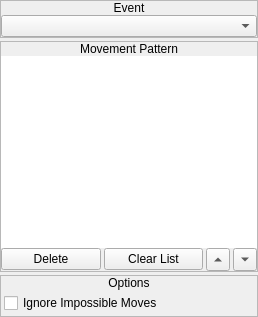
       <widget class="QWidget" name="widget_37" native="true">
        <layout class="QVBoxLayout" name="verticalLayout_7">
         <property name="spacing">
          <number>3</number>
         </property>
         <property name="margin">
          <number>0</number>
         </property>
         <item>
          <widget class="QFrame" name="frame_3">
           <property name="sizePolicy">
            <sizepolicy hsizetype="Preferred" vsizetype="Fixed">
             <horstretch>0</horstretch>
             <verstretch>0</verstretch>
            </sizepolicy>
           </property>
           <property name="frameShape">
            <enum>QFrame::StyledPanel</enum>
           </property>
           <property name="frameShadow">
            <enum>QFrame::Raised</enum>
           </property>
           <layout class="QVBoxLayout" name="verticalLayout_6">
            <property name="spacing">
             <number>0</number>
            </property>
            <property name="margin">
             <number>0</number>
            </property>
            <item>
             <widget class="QLabel" name="label_3">
              <property name="sizePolicy">
               <sizepolicy hsizetype="Preferred" vsizetype="Fixed">
                <horstretch>0</horstretch>
                <verstretch>0</verstretch>
               </sizepolicy>
              </property>
              <property name="text">
               <string>Event</string>
              </property>
              <property name="alignment">
               <set>Qt::AlignCenter</set>
              </property>
             </widget>
            </item>
            <item>
             <widget class="QWidget" name="widget_35" native="true">
              <layout class="QHBoxLayout" name="horizontalLayout_3">
               <property name="spacing">
                <number>0</number>
               </property>
               <property name="margin">
                <number>0</number>
               </property>
               <item>
                <widget class="QComboBox" name="cboxEvents"/>
               </item>
              </layout>
             </widget>
            </item>
           </layout>
          </widget>
         </item>
         <item>
          <widget class="QFrame" name="frame">
           <property name="frameShape">
            <enum>QFrame::StyledPanel</enum>
           </property>
           <property name="frameShadow">
            <enum>QFrame::Raised</enum>
           </property>
           <layout class="QVBoxLayout" name="verticalLayout">
            <property name="spacing">
             <number>0</number>
            </property>
            <property name="margin">
             <number>0</number>
            </property>
            <item>
             <widget class="QLabel" name="label">
              <property name="sizePolicy">
               <sizepolicy hsizetype="Preferred" vsizetype="Fixed">
                <horstretch>0</horstretch>
                <verstretch>0</verstretch>
               </sizepolicy>
              </property>
              <property name="text">
               <string>Movement Pattern</string>
              </property>
              <property name="alignment">
               <set>Qt::AlignCenter</set>
              </property>
             </widget>
            </item>
            <item>
             <widget class="QWidget" name="widget_12" native="true">
              <layout class="QVBoxLayout" name="verticalLayout_2">
               <property name="spacing">
                <number>0</number>
               </property>
               <property name="margin">
                <number>0</number>
               </property>
               <item>
                <widget class="QListWidget" name="lwPattern">
                 <property name="sizePolicy">
                  <sizepolicy hsizetype="Preferred" vsizetype="Preferred">
                   <horstretch>0</horstretch>
                   <verstretch>0</verstretch>
                  </sizepolicy>
                 </property>
                 <property name="frameShape">
                  <enum>QFrame::NoFrame</enum>
                 </property>
                 <property name="editTriggers">
                  <set>QAbstractItemView::NoEditTriggers</set>
                 </property>
                 <property name="dragEnabled">
                  <bool>true</bool>
                 </property>
                 <property name="dragDropMode">
                  <enum>QAbstractItemView::InternalMove</enum>
                 </property>
                 <property name="verticalScrollMode">
                  <enum>QAbstractItemView::ScrollPerPixel</enum>
                 </property>
                 <property name="horizontalScrollMode">
                  <enum>QAbstractItemView::ScrollPerPixel</enum>
                 </property>
                </widget>
               </item>
               <item>
                <widget class="QWidget" name="widget" native="true">
                 <property name="sizePolicy">
                  <sizepolicy hsizetype="Preferred" vsizetype="Fixed">
                   <horstretch>0</horstretch>
                   <verstretch>0</verstretch>
                  </sizepolicy>
                 </property>
                 <layout class="QHBoxLayout" name="horizontalLayout">
                  <property name="spacing">
                   <number>3</number>
                  </property>
                  <property name="margin">
                   <number>0</number>
                  </property>
                  <item>
                   <widget class="QPushButton" name="bDelete">
                    <property name="text">
                     <string>Delete</string>
                    </property>
                   </widget>
                  </item>
                  <item>
                   <widget class="QPushButton" name="bClearList">
                    <property name="text">
                     <string>Clear List</string>
                    </property>
                   </widget>
                  </item>
                  <item>
                   <widget class="QToolButton" name="bMoveSelectedUp">
                    <property name="text">
                     <string>...</string>
                    </property>
                    <property name="arrowType">
                     <enum>Qt::UpArrow</enum>
                    </property>
                   </widget>
                  </item>
                  <item>
                   <widget class="QToolButton" name="bMoveSelectedDown">
                    <property name="text">
                     <string>...</string>
                    </property>
                    <property name="arrowType">
                     <enum>Qt::DownArrow</enum>
                    </property>
                   </widget>
                  </item>
                 </layout>
                </widget>
               </item>
              </layout>
             </widget>
            </item>
           </layout>
          </widget>
         </item>
         <item>
          <widget class="QFrame" name="frame_2">
           <property name="sizePolicy">
            <sizepolicy hsizetype="Preferred" vsizetype="Fixed">
             <horstretch>0</horstretch>
             <verstretch>0</verstretch>
            </sizepolicy>
           </property>
           <property name="frameShape">
            <enum>QFrame::StyledPanel</enum>
           </property>
           <property name="frameShadow">
            <enum>QFrame::Raised</enum>
           </property>
           <layout class="QVBoxLayout" name="verticalLayout_3">
            <property name="spacing">
             <number>0</number>
            </property>
            <property name="margin">
             <number>0</number>
            </property>
            <item>
             <widget class="QLabel" name="label_2">
              <property name="sizePolicy">
               <sizepolicy hsizetype="Preferred" vsizetype="Fixed">
                <horstretch>0</horstretch>
                <verstretch>0</verstretch>
               </sizepolicy>
              </property>
              <property name="text">
               <string>Options</string>
              </property>
              <property name="alignment">
               <set>Qt::AlignCenter</set>
              </property>
             </widget>
            </item>
            <item>
             <widget class="QWidget" name="widget_2" native="true">
              <layout class="QVBoxLayout" name="verticalLayout_4">
               <property name="spacing">
                <number>3</number>
               </property>
               <property name="margin">
                <number>3</number>
               </property>
               <item>
                <widget class="QCheckBox" name="cbIgnoreImpossibleMoves">
                 <property name="text">
                  <string>Ignore Impossible Moves</string>
                 </property>
                </widget>
               </item>
              </layout>
             </widget>
            </item>
           </layout>
          </widget>
         </item>
        </layout>
       </widget>
